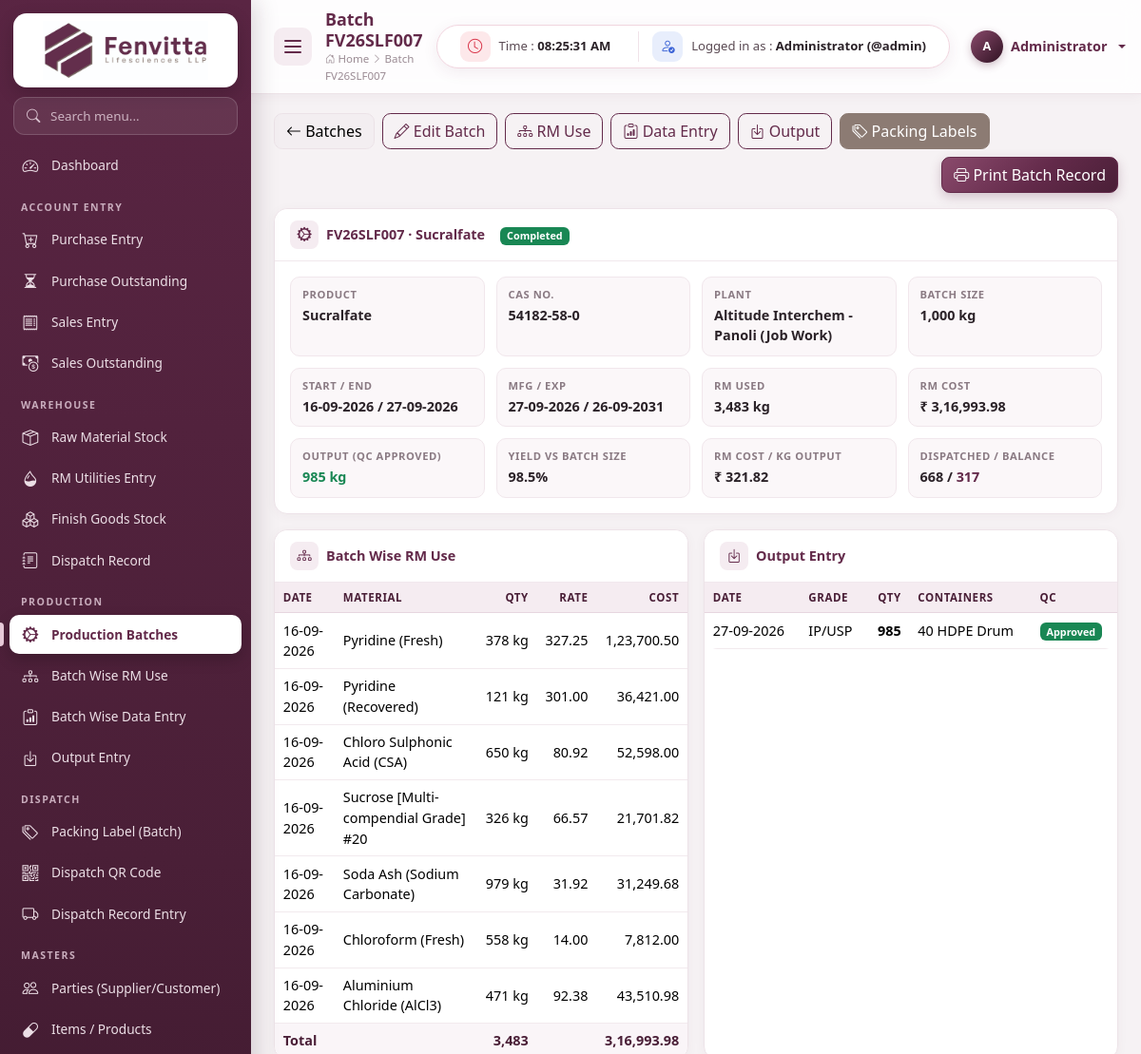
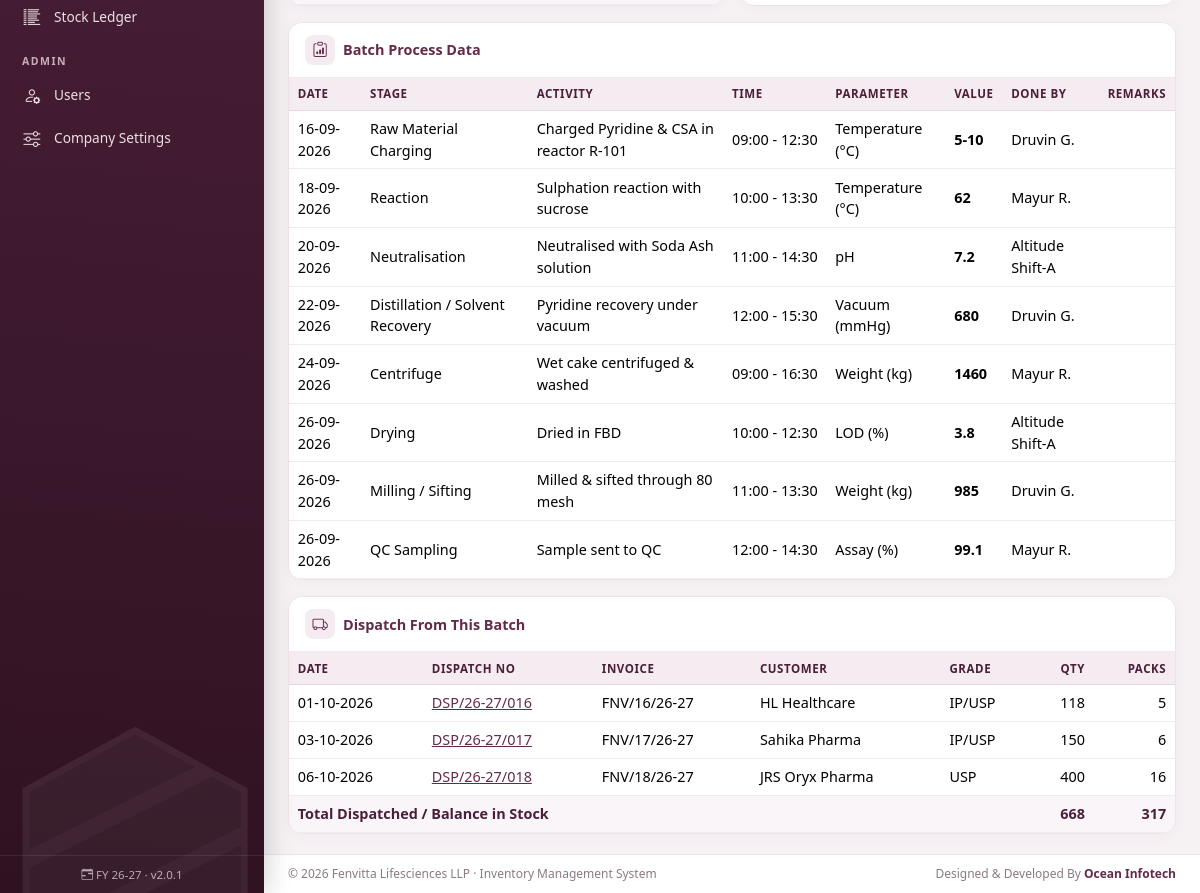
Screenshot of /production/view/7 (signed in) with the database file from the repository (2 pictures, top to bottom).
### tables this page shows
CREATE TABLE `production_batches` (
  `id` int(11) NOT NULL AUTO_INCREMENT,
  `batch_no` varchar(40) NOT NULL,
  `item_id` int(11) NOT NULL,
  `plant` varchar(100) DEFAULT NULL,
  `batch_size` decimal(14,3) NOT NULL DEFAULT 0.000,
  `start_date` date DEFAULT NULL,
  `end_date` date DEFAULT NULL,
  `mfg_date` date DEFAULT NULL,
  `exp_date` date DEFAULT NULL,
  `status` enum('Planned','In Process','Completed','Cancelled') NOT NULL DEFAULT 'Planned',
  `remarks` text DEFAULT NULL,
  `created_by` int(11) DEFAULT NULL,
  `created_at` timestamp NOT NULL DEFAULT current_timestamp(),
  PRIMARY KEY (`id`),
  UNIQUE KEY `batch_no` (`batch_no`),
  KEY `item_id` (`item_id`),
  KEY `status` (`status`)
);

CREATE TABLE `items` (
  `id` int(11) NOT NULL AUTO_INCREMENT,
  `item_type` enum('RM','PM','FG','CONSUMABLE','SERVICE') NOT NULL DEFAULT 'RM',
  `code` varchar(40) DEFAULT NULL,
  `name` varchar(150) NOT NULL,
  `cas_no` varchar(40) DEFAULT NULL,
  `grade` varchar(60) DEFAULT NULL,
  `hsn` varchar(20) DEFAULT NULL,
  `unit` varchar(15) NOT NULL DEFAULT 'kg',
  `gst_rate` decimal(5,2) NOT NULL DEFAULT 18.00,
  `std_rate` decimal(14,2) NOT NULL DEFAULT 0.00,
  `reorder_level` decimal(14,3) NOT NULL DEFAULT 0.000,
  `opening_qty` decimal(14,3) NOT NULL DEFAULT 0.000,
  `opening_rate` decimal(14,2) NOT NULL DEFAULT 0.00,
  `opening_date` date DEFAULT NULL,
  `shelf_life_months` int(11) NOT NULL DEFAULT 0,
  `is_active` tinyint(1) NOT NULL DEFAULT 1,
  `created_at` timestamp NOT NULL DEFAULT current_timestamp(),
  PRIMARY KEY (`id`),
  KEY `item_type` (`item_type`)
);

CREATE TABLE `batch_rm` (
  `id` int(11) NOT NULL AUTO_INCREMENT,
  `batch_id` int(11) NOT NULL,
  `issue_date` date NOT NULL,
  `item_id` int(11) NOT NULL,
  `qty` decimal(14,3) NOT NULL DEFAULT 0.000,
  `rate` decimal(14,2) NOT NULL DEFAULT 0.00,
  `remarks` varchar(255) DEFAULT NULL,
  `created_at` timestamp NOT NULL DEFAULT current_timestamp(),
  PRIMARY KEY (`id`),
  KEY `batch_id` (`batch_id`),
  KEY `item_id` (`item_id`)
);

CREATE TABLE `batch_outputs` (
  `id` int(11) NOT NULL AUTO_INCREMENT,
  `batch_id` int(11) NOT NULL,
  `output_date` date NOT NULL,
  `qty` decimal(14,3) NOT NULL DEFAULT 0.000,
  `grade` varchar(60) DEFAULT NULL,
  `containers` int(11) NOT NULL DEFAULT 0,
  `pack_type` varchar(60) DEFAULT NULL,
  `qc_status` enum('Pending','Approved','Rejected') NOT NULL DEFAULT 'Approved',
  `remarks` varchar(255) DEFAULT NULL,
  `created_at` timestamp NOT NULL DEFAULT current_timestamp(),
  PRIMARY KEY (`id`),
  KEY `batch_id` (`batch_id`)
);

CREATE TABLE `batch_data` (
  `id` int(11) NOT NULL AUTO_INCREMENT,
  `batch_id` int(11) NOT NULL,
  `entry_date` date NOT NULL,
  `stage` varchar(80) DEFAULT NULL,
  `activity` varchar(150) DEFAULT NULL,
  `start_time` time DEFAULT NULL,
  `end_time` time DEFAULT NULL,
  `parameter` varchar(100) DEFAULT NULL,
  `observed_value` varchar(100) DEFAULT NULL,
  `done_by` varchar(80) DEFAULT NULL,
  `remarks` varchar(255) DEFAULT NULL,
  `created_at` timestamp NOT NULL DEFAULT current_timestamp(),
  PRIMARY KEY (`id`),
  KEY `batch_id` (`batch_id`)
);

CREATE TABLE `dispatch_items` (
  `id` int(11) NOT NULL AUTO_INCREMENT,
  `dispatch_id` int(11) NOT NULL,
  `item_id` int(11) NOT NULL,
  `batch_id` int(11) DEFAULT NULL,
  `grade` varchar(60) DEFAULT NULL,
  `qty` decimal(14,3) NOT NULL DEFAULT 0.000,
  `packs` int(11) NOT NULL DEFAULT 0,
  `pack_type` varchar(60) DEFAULT NULL,
  PRIMARY KEY (`id`),
  KEY `dispatch_id` (`dispatch_id`),
  KEY `batch_id` (`batch_id`),
  KEY `item_id` (`item_id`)
);

CREATE TABLE `dispatches` (
  `id` int(11) NOT NULL AUTO_INCREMENT,
  `dispatch_no` varchar(40) NOT NULL,
  `dispatch_date` date NOT NULL,
  `sale_id` int(11) DEFAULT NULL,
  `party_id` int(11) NOT NULL,
  `invoice_no` varchar(60) DEFAULT NULL,
  `destination` varchar(150) DEFAULT NULL,
  `transporter` varchar(120) DEFAULT NULL,
  `vehicle_no` varchar(40) DEFAULT NULL,
  `lr_no` varchar(60) DEFAULT NULL,
  `driver_name` varchar(80) DEFAULT NULL,
  `driver_mobile` varchar(30) DEFAULT NULL,
  `remarks` text DEFAULT NULL,
  `qr_token` varchar(40) NOT NULL,
  `created_by` int(11) DEFAULT NULL,
  `created_at` timestamp NOT NULL DEFAULT current_timestamp(),
  PRIMARY KEY (`id`),
  UNIQUE KEY `dispatch_no` (`dispatch_no`),
  KEY `dispatch_date` (`dispatch_date`),
  KEY `party_id` (`party_id`),
  KEY `sale_id` (`sale_id`)
);

CREATE TABLE `parties` (
  `id` int(11) NOT NULL AUTO_INCREMENT,
  `party_type` enum('Supplier','Customer','Both','Job Worker','Transporter') NOT NULL DEFAULT 'Supplier',
  `name` varchar(150) NOT NULL,
  `address` varchar(255) DEFAULT NULL,
  `city` varchar(80) DEFAULT NULL,
  `state` varchar(80) DEFAULT 'Gujarat',
  `gstin` varchar(20) DEFAULT NULL,
  `contact_person` varchar(100) DEFAULT NULL,
  `phone` varchar(40) DEFAULT NULL,
  `email` varchar(120) DEFAULT NULL,
  `payment_terms` int(11) NOT NULL DEFAULT 0,
  `is_active` tinyint(1) NOT NULL DEFAULT 1,
  `created_at` timestamp NOT NULL DEFAULT current_timestamp(),
  PRIMARY KEY (`id`),
  KEY `party_type` (`party_type`),
  KEY `name` (`name`)
);

### modules/production/view.php (the view, shortened to what the rows shown need)
<?php
$id = (int)get('id');
$b = row('SELECT b.*, i.name product, i.unit, i.cas_no FROM production_batches b JOIN items i ON i.id = b.item_id WHERE b.id=?', [$id]);
$rm = rows('SELECT r.*, i.name item_name, i.unit FROM batch_rm r JOIN items i ON i.id = r.item_id WHERE r.batch_id=? ORDER BY r.issue_date, r.id', [$id]);
$data = rows('SELECT * FROM batch_data WHERE batch_id=? ORDER BY entry_date, start_time, id', [$id]);
$outputs = rows('SELECT * FROM batch_outputs WHERE batch_id=? ORDER BY output_date, id', [$id]);
$dispatches = rows('SELECT di.*, d.dispatch_no, d.dispatch_date, d.invoice_no, d.id did, p.name party FROM dispatch_items di
                    JOIN dispatches d ON d.id = di.dispatch_id JOIN parties p ON p.id = d.party_id WHERE di.batch_id=? ORDER BY d.dispatch_date', [$id]);
$outQty = 0;
foreach ($outputs as $o) if ($o['qc_status'] === 'Approved') $outQty += $o['qty'];
$yield = $b['batch_size'] > 0 ? $outQty / $b['batch_size'] * 100 : 0;
include ROOT_PATH . '/includes/header.php';
?>
<div class="card mb-3">
    <div class="card-header"><i class="bi bi-gear-wide-connected"></i> <?= e($b['batch_no']) ?> &middot; <?= e($b['product']) ?> <span class="ms-2"><?= status_badge($b['status']) ?></span></div>
    <div class="card-body">
        <div class="info-grid">
            <div><div class="k">Product</div><div class="v"><?= e($b['product']) ?></div></div>
            <div><div class="k">CAS No.</div><div class="v"><?= e($b['cas_no']) ?: '-' ?></div></div>
            <div><div class="k">Plant</div><div class="v"><?= e($b['plant']) ?: '-' ?></div></div>
            <div><div class="k">Batch Size</div><div class="v"><?= qty($b['batch_size']) ?> <?= e($b['unit']) ?></div></div>
            <div><div class="k">Start / End</div><div class="v"><?= dmy($b['start_date']) ?: '-' ?> / <?= dmy($b['end_date']) ?: '-' ?></div></div>
            <div><div class="k">Mfg / Exp</div><div class="v"><?= dmy($b['mfg_date']) ?: '-' ?> / <?= dmy($b['exp_date']) ?: '-' ?></div></div>
            <div><div class="k">Output (QC Approved)</div><div class="v text-success"><?= qty($outQty) ?> <?= e($b['unit']) ?></div></div>
            <div><div class="k">Yield vs Batch Size</div><div class="v"><?= number_format($yield, 1) ?>%</div></div>
        </div>
    </div>
</div>
<div class="row g-3">
    <div class="col-xl-6">
        <div class="card h-100">
            <div class="table-responsive">
                <table class="table table-sm">
                    <thead><tr><th>Date</th><th>Material</th><th class="num">Qty</th><th class="num">Rate</th><th class="num">Cost</th></tr></thead>
                    <tbody>
                    <?php foreach ($rm as $r): ?>
                        <tr><td><?= dmy($r['issue_date']) ?></td><td><?= e($r['item_name']) ?></td><td class="num"><?= qty($r['qty'], 3) ?> <?= e($r['unit']) ?></td><td class="num"><?= inr($r['rate']) ?></td><td class="num"><?= inr($r['qty'] * $r['rate']) ?></td></tr>
                    <?php endforeach; ?>
                    </tbody>
                </table>
            </div>
        </div>
    </div>
    <div class="col-xl-6">
        <div class="card h-100">
            <div class="table-responsive">
                <table class="table table-sm">
                    <thead><tr><th>Date</th><th>Grade</th><th class="num">Qty</th><th>Containers</th><th>QC</th></tr></thead>
                    <tbody>
                    <?php foreach ($outputs as $o): ?>
                        <tr><td><?= dmy($o['output_date']) ?></td><td><?= e($o['grade']) ?></td><td class="num fw-semibold"><?= qty($o['qty'], 3) ?></td><td><?= (int)$o['containers'] ?> <?= e($o['pack_type']) ?></td><td><?= status_badge($o['qc_status']) ?></td></tr>
                    <?php endforeach; ?>
                    </tbody>
                </table>
            </div>
        </div>
    </div>
    <div class="col-12">
        <div class="card">
            <div class="table-responsive">
                <table class="table table-sm">
                    <thead><tr><th>Date</th><th>Stage</th><th>Activity</th><th>Time</th><th>Parameter</th><th>Value</th><th>Done By</th><th>Remarks</th></tr></thead>
                    <tbody>
                    <?php foreach ($data as $d): ?>
                        <tr><td><?= dmy($d['entry_date']) ?></td><td><?= e($d['stage']) ?></td><td><?= e($d['activity']) ?></td>
                            <td class="text-nowrap"><?= $d['start_time'] ? substr($d['start_time'], 0, 5) : '' ?><?= $d['end_time'] ? ' - ' . substr($d['end_time'], 0, 5) : '' ?></td>
                            <td><?= e($d['parameter']) ?></td><td class="fw-semibold"><?= e($d['observed_value']) ?></td><td><?= e($d['done_by']) ?></td><td class="small"><?= e($d['remarks']) ?></td></tr>
                    <?php endforeach; ?>
                    </tbody>
                </table>
            </div>
        </div>
    </div>
    <div class="col-12">
        <div class="card">
            <div class="table-responsive">
                <table class="table table-sm">
                    <thead><tr><th>Date</th><th>Dispatch No</th><th>Invoice</th><th>Customer</th><th>Grade</th><th class="num">Qty</th><th class="num">Packs</th></tr></thead>
                    <tbody>
                    <?php foreach ($dispatches as $d): ?>
                        <tr><td><?= dmy($d['dispatch_date']) ?></td><td><a href="<?= url('dispatch/print/' . $d['did']) ?>"><?= e($d['dispatch_no']) ?></a></td><td><?= e($d['invoice_no']) ?></td><td><?= e($d['party']) ?></td><td><?= e($d['grade']) ?></td><td class="num"><?= qty($d['qty'], 3) ?></td><td class="num"><?= (int)$d['packs'] ?></td></tr>
                    <?php endforeach; ?>
                    </tbody>
                </table>
            </div>
        </div>
    </div>
</div>
<?php include ROOT_PATH . '/includes/footer.php'; ?>

### includes/functions.php (shortened to what the rows shown need)
<?php
require_once __DIR__ . '/db.php';
function e($v): string
{
    return htmlspecialchars((string)($v ?? ''), ENT_QUOTES, 'UTF-8');
}
function inr($n, int $dec = 2): string
{
    $n = (float)$n;
    $neg = $n < 0;
    $n = abs($n);
    $parts = explode('.', number_format($n, $dec, '.', ''));
    $int = $parts[0];
    $last3 = substr($int, -3);
    $rest = substr($int, 0, -3);
    if ($rest !== '' && $rest !== false) {
        $rest = preg_replace('/\B(?=(\d{2})+(?!\d))/', ',', $rest);
        $int = $rest . ',' . $last3;
    }
    $out = $int . ($dec > 0 ? '.' . $parts[1] : '');
    return ($neg ? '-' : '') . $out;
}
function qty($n, int $dec = 2): string
{
    $s = inr($n, $dec);
    return $dec > 0 ? rtrim(rtrim($s, '0'), '.') ?: '0' : $s;
}
function dmy(?string $d): string
{
    return date('d-m-Y', strtotime($d));
}
function url(string $path = ''): string
{
    return BASE_URL . ltrim($path, '/');
}
function get(string $k, $default = '')
{
    $v = $_GET[$k] ?? $default;
    return is_string($v) ? trim($v) : $v;
}
function status_badge(string $s): string
{
    $map = [
        'Paid' => 'success', 'Received' => 'success', 'Completed' => 'success', 'Approved' => 'success', 'Dispatched' => 'success',
        'Partial' => 'warning', 'In Process' => 'warning', 'Pending' => 'secondary', 'Planned' => 'info',
        'Overdue' => 'danger', 'Cancelled' => 'dark', 'Rejected' => 'danger', 'Unpaid' => 'secondary', 'Not Dispatched' => 'secondary',
    ];
    return '<span class="badge text-bg-' . ($map[$s] ?? 'secondary') . '">' . e($s) . '</span>';
}

### rows the page displays
production_batches: batch_no "FV26SLF007", item.name "Sucralfate", status "Completed", item.cas_no "54182-58-0", plant "Altitude Interchem - Panoli (Job Work)", batch_size "1,000", item.unit "kg", start_date "16-09-2026", end_date "27-09-2026", mfg_date "27-09-2026", exp_date "26-09-2031", batch_size "98.5"
batch_rm: issue_date "16-09-2026", item.name "Pyridine (Fresh)", qty "378", item.unit "kg", rate "327.25", inr($r['qty'] * $r['rate']) "1,23,700.50"
batch_rm: issue_date "16-09-2026", item.name "Pyridine (Recovered)", qty "121", item.unit "kg", rate "301.00", inr($r['qty'] * $r['rate']) "36,421.00"
batch_rm: issue_date "16-09-2026", item.name "Chloro Sulphonic Acid (CSA)", qty "650", item.unit "kg", rate "80.92", inr($r['qty'] * $r['rate']) "52,598.00"
batch_rm: issue_date "16-09-2026", item.name "Sucrose [Multi-compendial Grade] #20", qty "326", item.unit "kg", rate "66.57", inr($r['qty'] * $r['rate']) "21,701.82"
batch_rm: issue_date "16-09-2026", item.name "Soda Ash (Sodium Carbonate)", qty "979", item.unit "kg", rate "31.92", inr($r['qty'] * $r['rate']) "31,249.68"
batch_rm: issue_date "16-09-2026", item.name "Chloroform (Fresh)", qty "558", item.unit "kg", rate "14.00", inr($r['qty'] * $r['rate']) "7,812.00"
batch_rm: issue_date "16-09-2026", item.name "Aluminium Chloride (AlCl3)", qty "471", item.unit "kg", rate "92.38", inr($r['qty'] * $r['rate']) "43,510.98"
batch_outputs: output_date "27-09-2026", grade "IP/USP", qty "985", containers "40", pack_type "HDPE Drum", qc_status "Approved"
batch_data: entry_date "16-09-2026", stage "Raw Material Charging", activity "Charged Pyridine & CSA in reactor R-101", start_time "09:00", end_time "12:30", parameter "Temperature (°C)", observed_value "5-10", done_by "Druvin G."
batch_data: entry_date "18-09-2026", stage "Reaction", activity "Sulphation reaction with sucrose", start_time "10:00", end_time "13:30", parameter "Temperature (°C)", observed_value "62", done_by "Mayur R."
batch_data: entry_date "20-09-2026", stage "Neutralisation", activity "Neutralised with Soda Ash solution", start_time "11:00", end_time "14:30", parameter "pH", observed_value "7.2", done_by "Altitude Shift-A"
batch_data: entry_date "22-09-2026", stage "Distillation / Solvent Recovery", activity "Pyridine recovery under vacuum", start_time "12:00", end_time "15:30", parameter "Vacuum (mmHg)", observed_value "680", done_by "Druvin G."
batch_data: entry_date "24-09-2026", stage "Centrifuge", activity "Wet cake centrifuged & washed", start_time "09:00", end_time "16:30", parameter "Weight (kg)", observed_value "1460", done_by "Mayur R."
batch_data: entry_date "26-09-2026", stage "Drying", activity "Dried in FBD", start_time "10:00", end_time "12:30", parameter "LOD (%)", observed_value "3.8", done_by "Altitude Shift-A"
batch_data: entry_date "26-09-2026", stage "Milling / Sifting", activity "Milled & sifted through 80 mesh", start_time "11:00", end_time "13:30", parameter "Weight (kg)", observed_value "985", done_by "Druvin G."
batch_data: entry_date "26-09-2026", stage "QC Sampling", activity "Sample sent to QC", start_time "12:00", end_time "14:30", parameter "Assay (%)", observed_value "99.1", done_by "Mayur R."
dispatch_items: dispatch.dispatch_date "01-10-2026", dispatch.dispatch_no "DSP/26-27/016", dispatch.invoice_no "FNV/16/26-27", parties.name "HL Healthcare", grade "IP/USP", qty "118", packs "5"
dispatch_items: dispatch.dispatch_date "03-10-2026", dispatch.dispatch_no "DSP/26-27/017", dispatch.invoice_no "FNV/17/26-27", parties.name "Sahika Pharma", grade "IP/USP", qty "150", packs "6"
dispatch_items: dispatch.dispatch_date "06-10-2026", dispatch.dispatch_no "DSP/26-27/018", dispatch.invoice_no "FNV/18/26-27", parties.name "JRS Oryx Pharma", grade "USP", qty "400", packs "16"

### other values shown
$navItem[0] "Dashboard"
$navItem[0] "ACCOUNT ENTRY"
$navSub[0] "Purchase Entry"
$navSub[0] "Purchase Outstanding"
$navSub[0] "Sales Entry"
$navSub[0] "Sales Outstanding"
$navItem[0] "WAREHOUSE"
$navSub[0] "Raw Material Stock"
$navSub[0] "RM Utilities Entry"
$navSub[0] "Finish Goods Stock"
$navSub[0] "Dispatch Record"
$navItem[0] "PRODUCTION"
$navSub[0] "Production Batches"
$navSub[0] "Batch Wise RM Use"
$navSub[0] "Batch Wise Data Entry"
